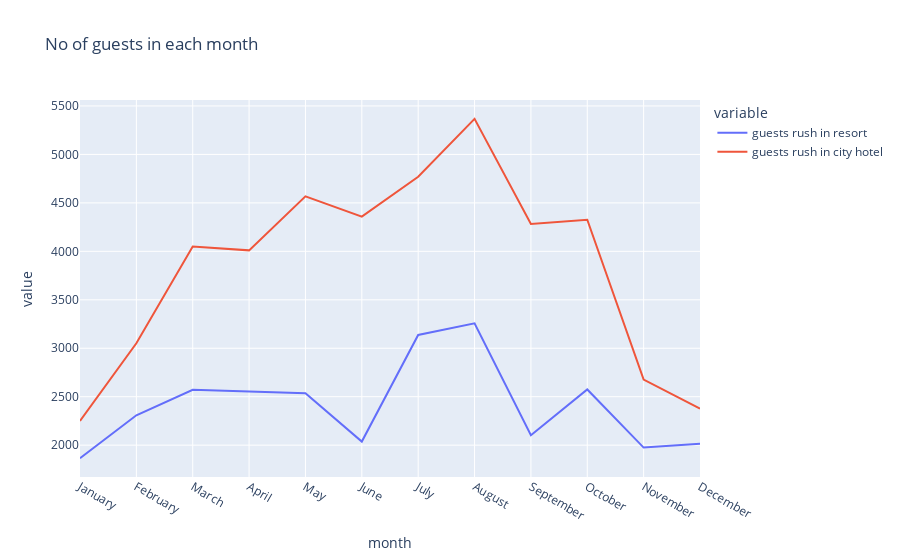

The cell this chart's notebook holds for it:
### Code cell
rush_graph = px.line(rush,x='month',y=['guests rush in resort','guests rush in city hotel'],title= 'No of guests in each month')
rush_graph.show()

### Figure 1 — Plotly figure (JSON) as saved in the notebook; plotly's stock layout.template omitted (floating-point values rounded to 4 significant figures)
{"data": [{"hovertemplate": "variable=guests rush in resort<br>month=%{x}<br>value=%{y}<extra></extra>", "legendgroup": "guests rush in resort", "line": {"color": "#636efa", "dash": "solid"}, "marker": {"symbol": "circle"}, "mode": "lines", "name": "guests rush in resort", "orientation": "v", "showlegend": true, "type": "scatter", "x": ["January", "February", "March", "April", "May", "June", "July", "August", "September", "October", "November", "December"], "xaxis": "x", "y": [1866, 2308, 2571, 2550, 2535, 2037, 3137, 3257, 2102, 2575, 1975, 2014], "yaxis": "y"}, {"hovertemplate": "variable=guests rush in city hotel<br>month=%{x}<br>value=%{y}<extra></extra>", "legendgroup": "guests rush in city hotel", "line": {"color": "#EF553B", "dash": "solid"}, "marker": {"symbol": "circle"}, "mode": "lines", "name": "guests rush in city hotel", "orientation": "v", "showlegend": true, "type": "scatter", "x": ["January", "February", "March", "April", "May", "June", "July", "August", "September", "October", "November", "December"], "xaxis": "x", "y": [2249, 3051, 4049, 4010, 4568, 4358, 4770, 5367, 4283, 4326, 2676, 2377], "yaxis": "y"}], "layout": {"legend": {"title": {"text": "variable"}, "tracegroupgap": 0}, "title": {"text": "No of guests in each month"}, "xaxis": {"anchor": "y", "domain": [0, 1], "title": {"text": "month"}}, "yaxis": {"anchor": "x", "domain": [0, 1], "title": {"text": "value"}}}}
